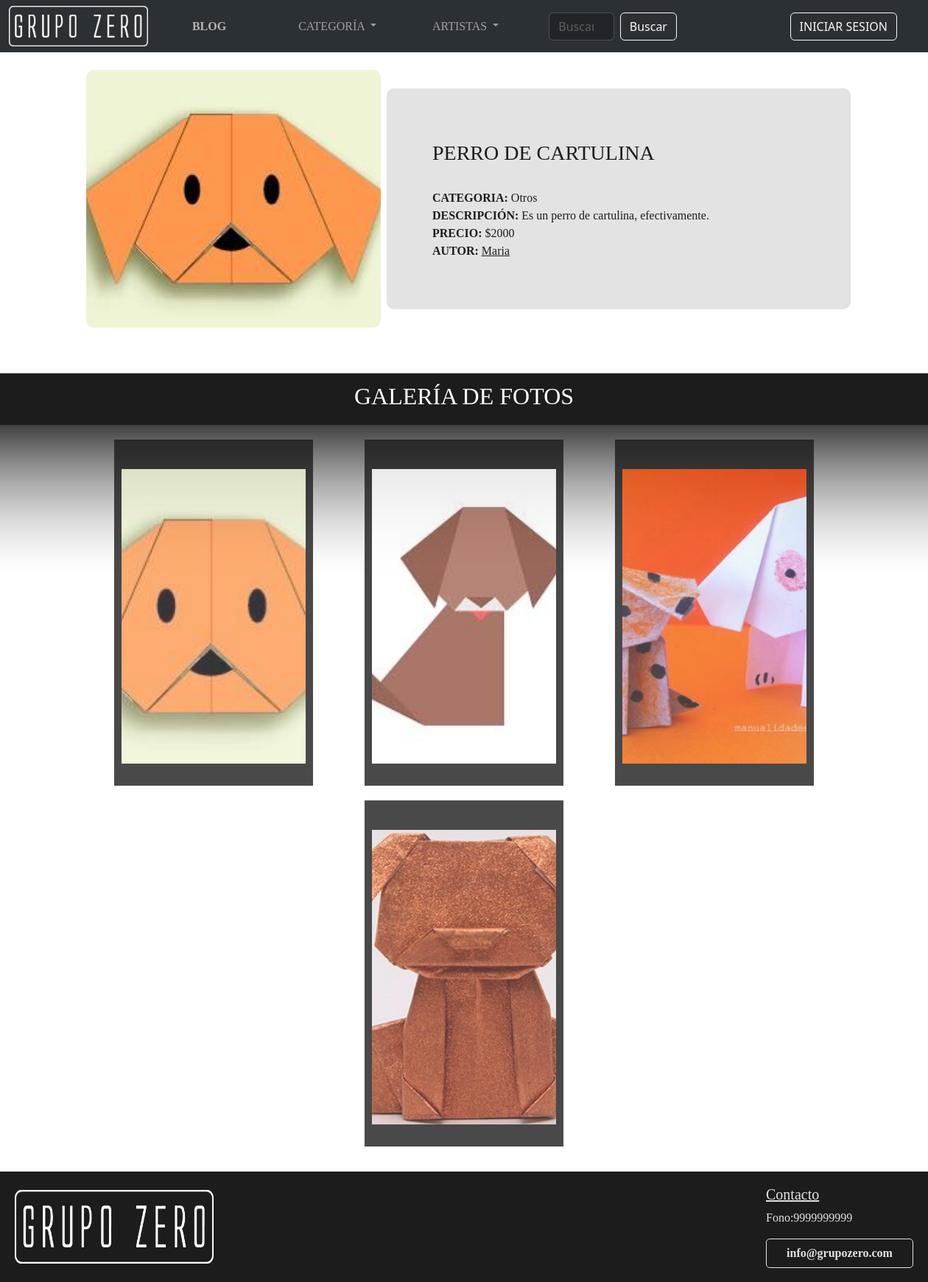
The page /GrupoZero/detalle_obra//1/ on the database as committed earlier.
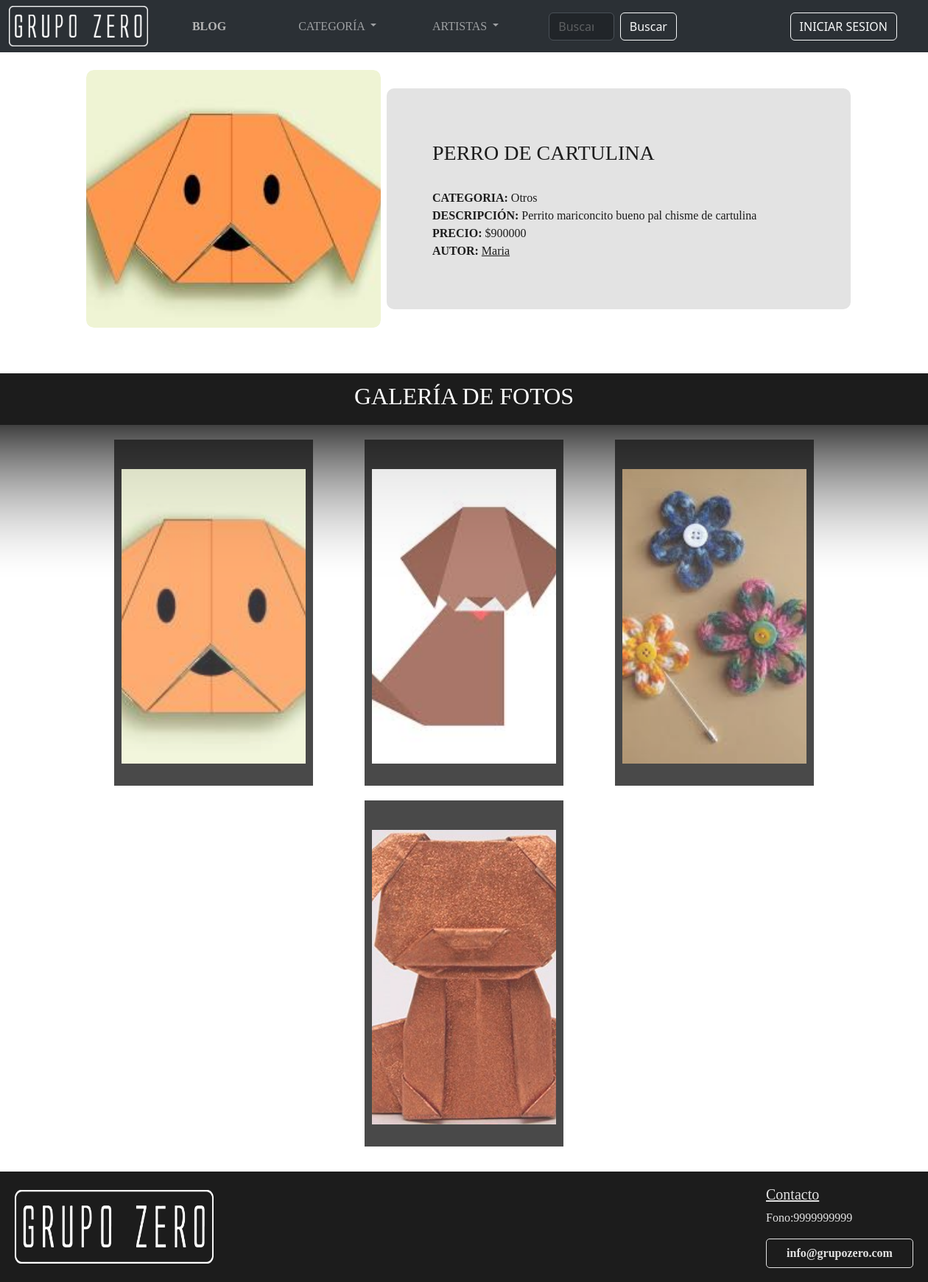
The same page on the database as committed later.
### GrupoZero/models.py (models this page shows, shortened)
class Obra(models.Model):
    cod_obra = models.IntegerField(primary_key=True)
    nombre_obra = models.CharField(max_length=20)
    imagen1 = models.ImageField(upload_to=user_directory_path)
    imagen2 = models.ImageField(upload_to=user_directory_path, blank=True, null=True)
    imagen3 = models.ImageField(upload_to=user_directory_path, blank=True, null=True)
    imagen4 = models.ImageField(upload_to=user_directory_path, blank=True, null=True)
    descripcion = models.CharField(max_length=500)
    precio = models.IntegerField()
    estado = models.ForeignKey('EstadoObra',on_delete=models.CASCADE, to_field='cod_estado_obra', db_column='cod_estado_obra', null=True)
    user = models.ForeignKey(User, on_delete=models.CASCADE)
    categoria = models.ForeignKey('Categoria',on_delete=models.CASCADE, to_field='cod_categoria', db_column='cod_categoria')

class Categoria(models.Model):
    cod_categoria = models.IntegerField(primary_key=True)
    nombre_categoria = models.CharField(max_length=20)

### GrupoZero/views.py (the view)
# urls.py: path('detalle_obra//<int:cod_obra>/', views.detalle_obra, name='detalle_obra'),
def detalle_obra(request, cod_obra):
    perfiles_usuarios = PerfilUsuario.objects.filter(rol__cod_rol=2)
    obra = get_object_or_404(Obra, cod_obra=cod_obra)
    for perfil in perfiles_usuarios:
        print(perfil.user.get_full_name())
    context = {
        'perfiles_usuarios': perfiles_usuarios,
        'obra': obra,
    }
    return render(request, 'GrupoZero/detalle_obra.html',context)

### GrupoZero/templates/GrupoZero/detalle_obra.html (shortened to what this page needs)
{% extends 'GrupoZero/base.html' %}
{% load static %}
{% block content %}
<br>
<div class="container-fluid">
    <div class="row">
        <div class="col-md-1"></div>
        <div class="col-md-3">
            <div class="img-obra">
                <img src="{{ obra.imagen1.url }}" alt="Imagen de la obra" />
            </div>
        </div>
        <div class="col-md-1"></div>
        <div class="col-md-6 caja-texto-obra contenedor-obra">
            <div class="desc-obra">
                <h3>{{ obra.nombre_obra }}</h3>
                <br>
                <p>
                    <b>CATEGORIA:</b> {{ obra.categoria.nombre_categoria|capfirst }}<br>
                    <b>DESCRIPCIÓN:</b> {{ obra.descripcion|capfirst }}<br>
                    <b>PRECIO:</b> ${{ obra.precio }}<br>
                    <b>AUTOR:</b> <a class="enlace" href="{% url 'detalle_autor' obra.user.email %}">{{ obra.user.get_full_name|capfirst }}</a>
                </p>
            </div>
        </div>
        <div class="col-md-1"></div>
    </div>
</div>
<div class="gal-obra">
    <div class="titulo-obra">
        <h2><center>Galería de fotos</center></h2>
    </div>
    <div class="carr-obra">
        {% if obra.imagen1 %}
        <div class="card-obra">
            <div class="img">
                <a href="{{ obra.imagen1.url }}"><img src="{{ obra.imagen1.url }}" alt=""></a>
            </div>
        </div>
        {% endif %}
        {% if obra.imagen2 %}
        <div class="card-obra">
            <div class="img">
                <a href="{{ obra.imagen2.url }}"><img src="{{ obra.imagen2.url }}" alt=""></a>
            </div>
        </div>
        {% endif %}
        {% if obra.imagen3 %}
        <div class="card-obra">
            <div class="img">
                <a href="{{ obra.imagen3.url }}"><img src="{{ obra.imagen3.url }}" alt=""></a>
            </div>
        </div>
        {% endif %}
        {% if obra.imagen4 %}
        <div class="card-obra">
            <div class="img">
                <a href="{{ obra.imagen4.url }}"><img src="{{ obra.imagen4.url }}" alt=""></a>
            </div>
        </div>
        {% endif %}
    </div>
</div>
<br>
{% endblock %}

Rows that differ between the two databases and show on the page:
changed Obra "PERRO DE CARTULINA": descripcion "Es un perro de cartulina, efectivamente." → "Perrito mariconcito bueno pal chisme de cartulina"; precio "2000" → "900000"; imagen3: a different picture
